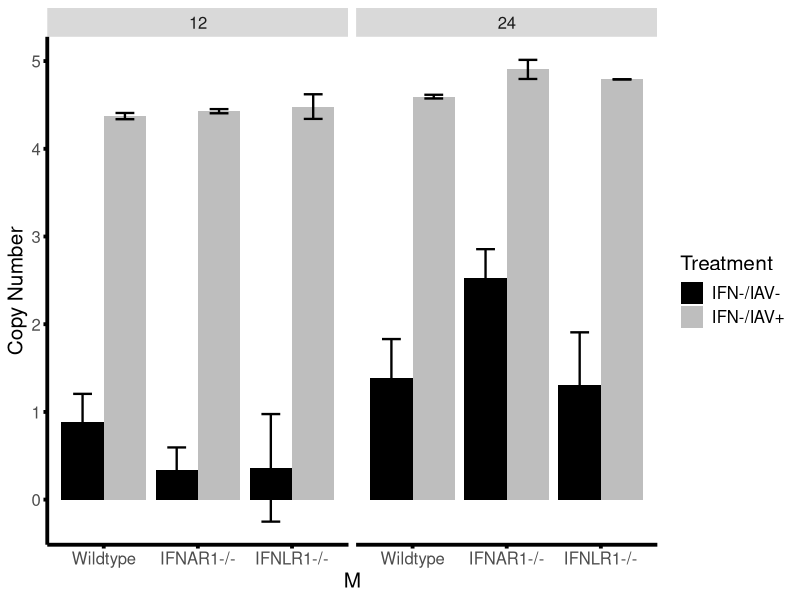
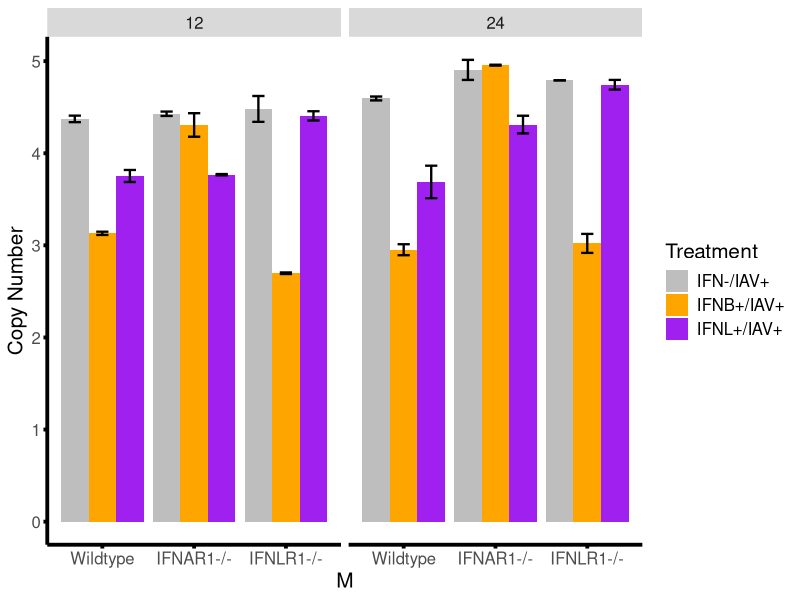
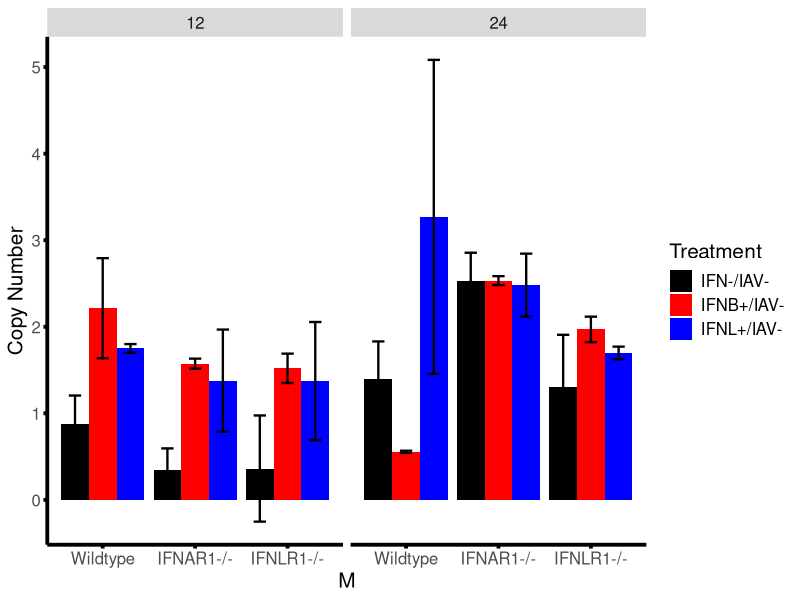
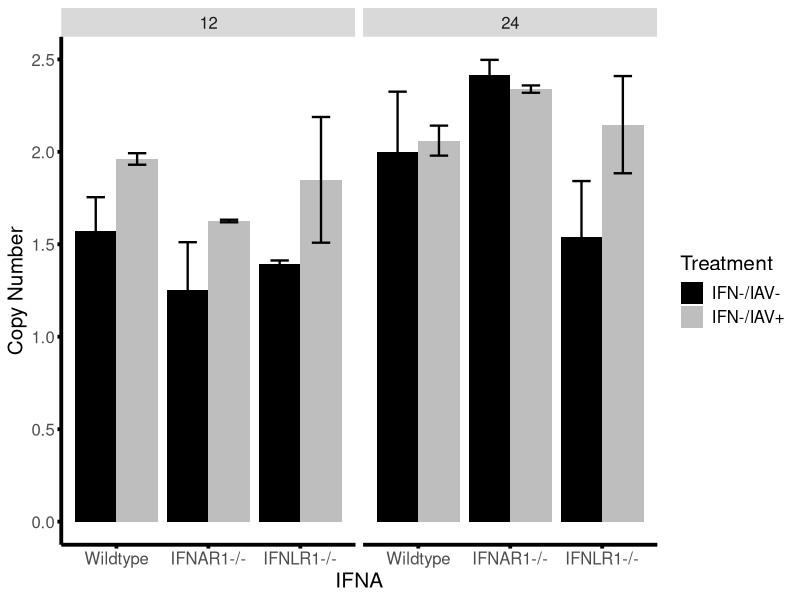
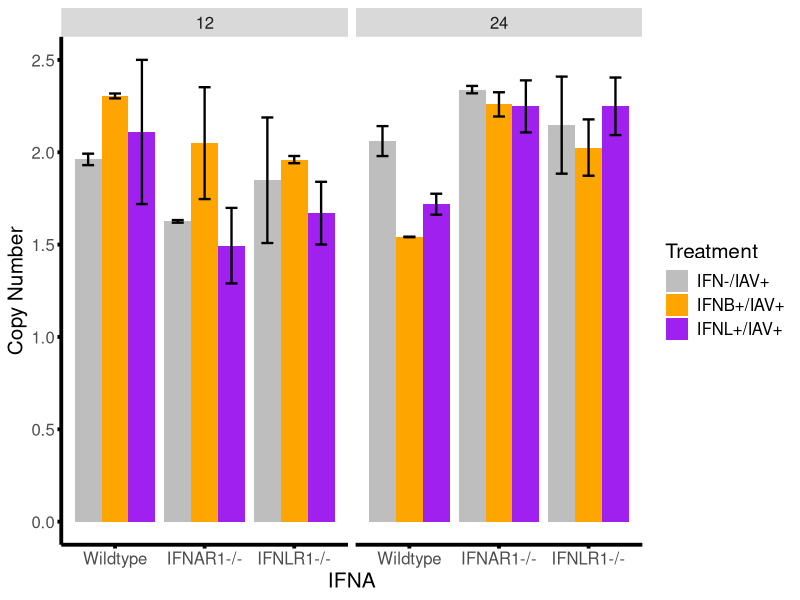
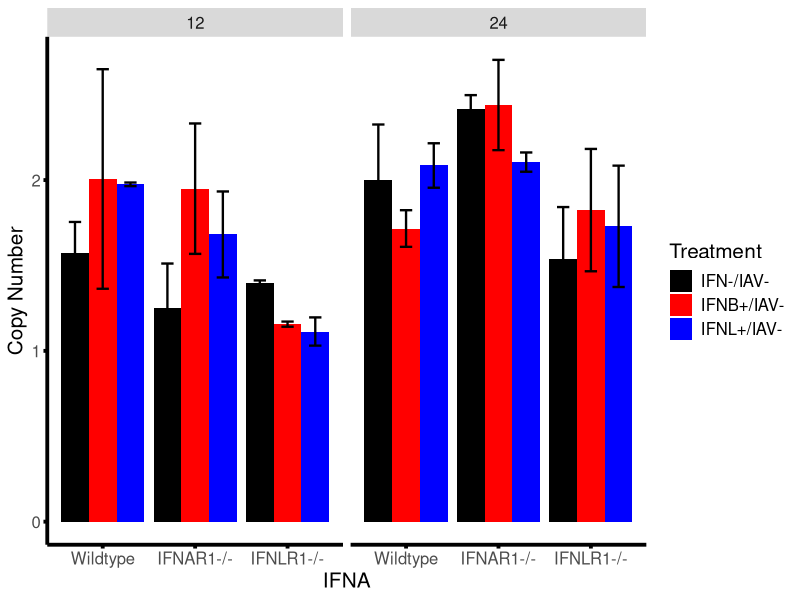
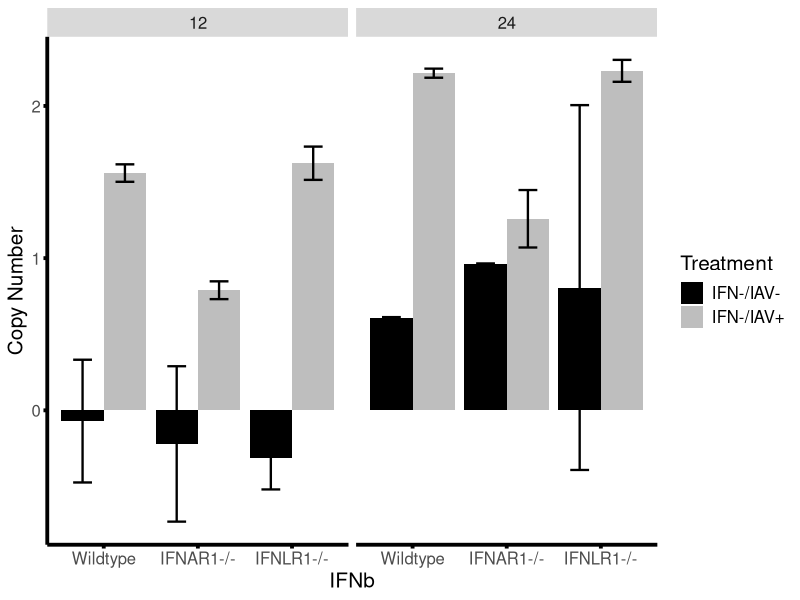
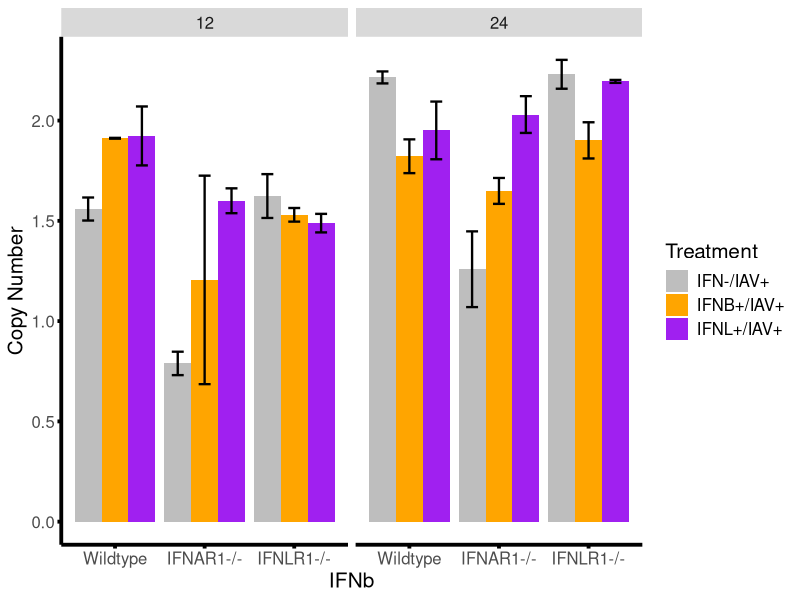

Reproduce these figures in R, in order. (Note: this script raises an error after producing the figures.)
## ---- chunk 1

library(tidyverse)
library(plyr)
library(gridExtra) #for the grid.arrange
library(grid) #for the title in grid.arrange
library(data.table)
library(ComplexHeatmap)
library(circlize)
## ---- chunk 2
tccr = read.csv2("042519__2.csv", header = TRUE,stringsAsFactors = FALSE, sep=",", dec=".")
#remove the first column
m=colnames(tccr)[1] 
tccr[,m] <-NULL
#Transform all variables into log
tccr[,4:14] <- log10(tccr[,4:14])
#Add an ID to know which row to remove when removing outliers
tccr$ID = seq(1,dim(tccr)[1],by=1)
tccr
## ---- chunk 3
# This function takes the dataframe for a measure (3 values) and a variable(for instance M) and:
# Identifies among the 3 measures one outlier.
# The criterium for classifying a measure as an outlier is making a candidate list:the maximum and minimum.
# for those two candidates values, to recalculate the standard deviation without that candidate
# If the sd suffers a greater decrease in a factor, that is, if original sd / new sd > factor
# Then the point is classified as an outlier and it will be treated afterwards (outside the function, replacing it with NA)
outlierPoint <- function(x,variable){

# factor is the sensibility for classifying outliers.
# in the data available, the results are the following:
# out of 396 measures of 3 values (with no log10 transformation):
# with factor =5, 119 outliers were found, that is 119/396 = 30%
# with factor =10, 69 outliers were found, that is 69/396 = 17%
# with factor =50, 19 outliers were found, that is 19/396 = 5%
# with factor =100, 12 outliers were found,  that is 12/396 = 3%
# with factor =150, 9 outliers were found, that is 9/396 = 2%
  
# ADJUST HERE THE FACTOR:
factor=5

debug<-F
#f<-by(tccr[,4],tccr[,1:3],outlierPoint)


(mini<-min(x[,variable]))
(maxi<-max(x[,variable]))
  
if(debug) message("original mean = ",mean(x[,variable]))
if(debug) message("original sd = ",sd(x[,variable]))

originalsd<-sd(x[,variable])

(maxi_i <-which(x[,variable]==maxi))
(mini_i <-which(x[,variable]==mini))
(below_maxi_i<-which(x[,variable]<maxi))
(above_mini_i<-which(x[,variable]>mini))
  
if(debug) message("index of max = ",maxi_i)
if(debug) message("index of min = ",mini_i)

(removed_max <- x[-maxi_i,])
(removed_min <- x[-mini_i,])

(new_reduced_mean <- mean(removed_max[,variable]))
(new_increased_mean <- mean(removed_min[,variable]))


if(debug) message("mini=",mini, "increased mean=",new_increased_mean)
if(debug) message("maxi=",maxi, "reduced mean=",new_reduced_mean)
min_sd<- sd(removed_min[,variable])
if(debug) message("sd increased mean:",sd(removed_min[,variable])," -:",originalsd/min_sd)
max_sd<-sd(removed_max[,variable])
if(debug) message("sd reduced mean:",sd(removed_max[,variable])," -:",originalsd/max_sd)   
if(is.na(min_sd)){return(-1)}
if(is.na(max_sd)){return(-1)}


#Do we have an decrease of sd by a factor, (which is good)? then the point is an outlier
if(originalsd/min_sd >factor){
  return(x[mini_i,]$ID)
  
}
#Do we have an decrease of sd by a factor, (which is good)? then the point is an outlier
if(originalsd/max_sd >factor){
  return(x[maxi_i,]$ID)
  
}
return(-1)

}

#t <- tccr[tccr$Treatment=='IFNB+/IAV+' & tccr$Cell.Type=='IFNAR1-/-' & tccr$Timepoint==24,]
#outlierPoint(t,'M')

## ---- chunk 4
treat <- unique(tccr$Treatment)
cell <- unique(tccr$Cell.Type)
time <- unique(tccr$Timepoint)
(rows <- colnames(tccr)[4:14])
total=0
#not able to apply by method with the function outlierPoint, therefore slow brute force with for....
message("The following are the outliers detected (variable -> row number)")
for(a in rows){
  for(i in treat){
    for(j in cell){
      for(k in time){
        #message(a," - ",i," - ",j," - ", k)
        t <- tccr[tccr$Treatment==i & tccr$Cell.Type==j & tccr$Timepoint==k,]
        res<-outlierPoint(t,a)
        if(res>-1){ 
          total=total+1
          #An outlier was found, remove it.
          tccr[res,a]=NA
          message(a," -> ",res)
        }
      }
    }
  }
}
total
## ---- chunk 5
tccr
#saveRDS(tccr, "tccR_removed_outliers.rds")
## ---- chunk 6
#+++++++++++++++++++++++++
# Function to calculate the mean and the standard deviation and also (mean +sd and  
# mean-sd) for each group
#+++++++++++++++++++++++++
# data : a data frame
# varname : the name of a column containing the variable
  #to be summariezed
# groupnames : vector of column names to be used as
  # grouping variables

#sem = sd/sqrt(n)
#cimin = mean - 2*sem
#cimax = mean + 2*sem


data_summary <- function(data, varname, groupnames){
  
  summary_func <- function(x, col){
    c(mean = mean(x[[col]], na.rm=TRUE),
      sd = sd(x[[col]], na.rm=TRUE),
      max = mean(x[[col]], na.rm=TRUE)+sd(x[[col]], na.rm=TRUE),
      min = mean(x[[col]], na.rm=TRUE)-sd(x[[col]], na.rm=TRUE),
      cimin = mean(x[[col]], na.rm=TRUE)-2*sd(x[[col]], na.rm=TRUE)/sqrt(length(x[[col]])),
      cimax = mean(x[[col]], na.rm=TRUE)+2*sd(x[[col]], na.rm=TRUE)/sqrt(length(x[[col]]))
      )
  }
  data_sum<-ddply(data, groupnames, .fun=summary_func,
                  varname)
  data_sum <- rename(data_sum, c("mean" = varname))
 return(data_sum)
}
## ---- chunk 7
create_df <- function(value){
  df_ <- data_summary(tccr, varname=value, groupnames=c("Cell.Type","Timepoint","Treatment"))
  df_[order(df_$Cell.Type,df_$Timepoint,df_$Treatment),]
  time <- c(seq(9,14,by=1),seq(21,26,by=1))
  df_$Timepoint2 = c(time,time,time)
  #reorder factors please to adquate to the plot requirements
  df_$Cell.Type=factor(df_$Cell.Type, levels=c("Wildtype", "IFNAR1-/-", "IFNLR1-/-"))
  return(df_)
}

dfM<-create_df('M')
dfIFNA<-create_df('IFNA')
dfIFNb<-create_df('IFNb')
dfIL29<-create_df('IL29')
dfIl28a<-create_df('Il28a')
dfMXA<-create_df('MXA')
dfRIGI<-create_df('RIGI')
dfISG15 <- create_df('ISG15')
dfIFIT2 <- create_df('IFIT2')
dfIFITM1 <- create_df('IFITM1')
dfRantes <- create_df('Rantes')
dfM
## ---- chunk 8
list1 <- c('IFN-/IAV-','IFN-/IAV+')
list2 <- c('IFNB+/IAV+','IFN-/IAV+','IFNL+/IAV+')
list3 <- c('IFN-/IAV-','IFNB+/IAV-','IFNL+/IAV-')
## ---- chunk 9

g_all <- function(type,l){

esi = 0.8
tsi = 15
asi = 1.3
ewidth=.4
title_size=40
df<- get(paste("df",type,sep=""))
 treatment <- unique(df$Treatment)


q<-df[df$Treatment %in% l,]  %>%
  ggplot(aes_string(x="Cell.Type",y=type,ymin="cimin", ymax="cimax",fill = "Treatment")) +
  geom_bar(stat='identity', position = "dodge") +
  geom_errorbar(width=0.4,position=position_dodge(0.9), size=0.8)+
  scale_fill_manual(values=c("IFN-/IAV-"="black", "IFN-/IAV+"="gray","IFNB+/IAV-"="red","IFNB+/IAV+"="Orange", "IFNL+/IAV-"="Blue", "IFNL+/IAV+"="Purple"), breaks=treatment)+
   theme(panel.grid.major = element_blank(), panel.grid.minor = element_blank(),
       text = element_text(size=tsi),
         axis.ticks = element_line(colour = "black", size = asi),
       axis.line = element_line(colour = 'black', size = asi),
panel.background = element_blank())+
  theme(plot.title = element_text(hjust = 0.5,size=title_size))+
  labs(y=paste('Copy Number'), x = type)+
  facet_grid(~Timepoint, space="free", scales="free") 
return(q)

  
  
}

## ---- chunk 10

p1<-g_all('M',list1)
p2<-g_all('M',list2)
p3<-g_all('M',list3)
p1
p2
p3


## ---- chunk 11
p1<-g_all('IFNA',list1)
p2<-g_all('IFNA',list2)
p3<-g_all('IFNA',list3)
p1
p2
p3
## ---- chunk 12
p1<-g_all('IFNb',list1)
p2<-g_all('IFNb',list2)
p3<-g_all('IFNb',list3)
p1
p2
p3
## ---- chunk 13
p1<-g_all('IL29',list1)
p2<-g_all('IL29',list2)
p3<-g_all('IL29',list3)
p1
p2
p3
## ---- chunk 14
p1<-g_all('Il28a',list1)
p2<-g_all('Il28a',list2)
p3<-g_all('Il28a',list3)
p1
p2
p3
## ---- chunk 15
p1<-g_all('MXA',list1)
p2<-g_all('MXA',list2)
p3<-g_all('MXA',list3)
p1
p2
p3
## ---- chunk 16
p1<-g_all('RIGI',list1)
p2<-g_all('RIGI',list2)
p3<-g_all('RIGI',list3)
p1
p2
p3
## ---- chunk 17
p1<-g_all('ISG15',list1)
p2<-g_all('ISG15',list2)
p3<-g_all('ISG15',list3)
p1
p2
p3
## ---- chunk 18
p1<-g_all('IFIT2',list1)
p2<-g_all('IFIT2',list2)
p3<-g_all('IFIT2',list3)
p1
p2
p3
## ---- chunk 19
p1<-g_all('IFITM1',list1)
p2<-g_all('IFITM1',list2)
p3<-g_all('IFITM1',list3)
p1
p2
p3
## ---- chunk 20
p1<-g_all('Rantes',list1)
p2<-g_all('Rantes',list2)
p3<-g_all('Rantes',list3)
p1
p2
p3
## ---- chunk 21
dfM.b <-dfM[,1:4]
dfIFNA.b <-dfIFNA[,1:4]
dfIFNb.b <-dfIFNb[,1:4]
dfIL29.b <-dfIL29[,1:4]
dfIl28a.b <-dfIl28a[,1:4]
dfMXA.b <-dfMXA[,1:4]
dfRIGI.b <-dfRIGI[,1:4]
dfISG15.b <-dfISG15[,1:4]
dfIFIT2.b <-dfIFIT2[,1:4]
dfIFITM1.b <-dfIFITM1[,1:4]
dfRantes.b <-dfRantes[,1:4]

d_long<-Reduce(function(x, y) merge(x, y, all=TRUE), list(dfM.b, dfIFNA.b, dfIFNb.b,dfIL29.b,dfIl28a.b,dfMXA.b,dfRIGI.b,dfISG15.b,dfIFIT2.b,dfIFITM1.b,dfRantes.b))

H<- d_long[order(d_long$Treatment),] %>% subset(Cell.Type=='Wildtype') %>% select(-Cell.Type,Timepoint,Treatment)
W<- d_long[order(d_long$Treatment),] %>% subset(Cell.Type=='Wildtype') %>% select(-Cell.Type,-Timepoint,-Treatment)
A<- d_long[order(d_long$Treatment),] %>% subset(Cell.Type=='IFNAR1-/-') %>% select(-Cell.Type,-Timepoint,-Treatment)
L<- d_long[order(d_long$Treatment),] %>% subset(Cell.Type=='IFNLR1-/-') %>% select(-Cell.Type,-Timepoint,-Treatment)

W.matrix<-t(data.matrix(W))
A.matrix<-t(data.matrix(A))
L.matrix<-t(data.matrix(L))
colnames(W.matrix)=H$Treatment
colnames(A.matrix)=H$Treatment
colnames(L.matrix)=H$Treatment
W.matrix
A.matrix
L.matrix

## ---- chunk 22
cell_fun = function(j, i, x, y, width, height, fill) {
          if(j==3 | j==5 | j==7 | j==9 |j==11)
        grid.rect(x = x+width*0.1, y = y, width = width, height = height, gp = gpar( fill = fill,col=NA))
          
          else
        grid.rect(x = x, y = y, width = width, height = height, gp = gpar( fill = fill, col=NA))
        
}
df = data.frame(Treatment =H$Treatment, Time=H$Timepoint)
ha = HeatmapAnnotation(df = df, gap = unit(c(1, 1), "mm"), col = list(Treatment = c("IFN-/IAV-"="black", "IFN-/IAV+"="gray","IFNB+/IAV-"="red","IFNB+/IAV+"="Orange", "IFNL+/IAV-"="Blue", "IFNL+/IAV+"="Purple"), 
                                           Time = c("12"="gray","24"= "black")),
                       show_annotation_name = TRUE)
## ---- chunk 23
f1 = colorRamp2(seq(min(W.matrix), max(W.matrix), length = 3), c("#3c17fe", "#EEEEEE", "#b2312c"))
Heatmap(W.matrix,show_column_dend = FALSE, col = f1,show_column_names=F,show_row_names = T, cluster_col=F, cluster_rows = T, heatmap_legend_param = list(title = ""),top_annotation = ha, rect_gp = gpar(type = "none"), cell_fun=cell_fun, column_title = "Wildtype", column_title_gp = gpar(fontsize = 20, fontface = "bold"))
## ---- chunk 24
f2 = colorRamp2(seq(min(A.matrix), max(A.matrix), length = 3), c("#3c17fe", "#EEEEEE", "#b2312c"))
Heatmap(A.matrix,show_column_dend = FALSE, col = f2,show_column_names=F,show_row_names = T, cluster_col=F, cluster_rows = T, heatmap_legend_param = list(title = ""),top_annotation = ha, rect_gp = gpar(type = "none"), cell_fun=cell_fun,column_title = "IFNAR1-/-", column_title_gp = gpar(fontsize = 20, fontface = "bold"))
## ---- chunk 25
f3 = colorRamp2(seq(min(L.matrix), max(L.matrix), length = 3), c("#3c17fe", "#EEEEEE", "#b2312c"))
Heatmap(L.matrix,show_column_dend = FALSE, col = f1,show_column_names=F,show_row_names = T, cluster_col=F, cluster_rows = T, heatmap_legend_param = list(title = ""),top_annotation = ha, rect_gp = gpar(type = "none"), cell_fun=cell_fun,column_title = "IFNLR1-/-", column_title_gp = gpar(fontsize = 20, fontface = "bold"))
